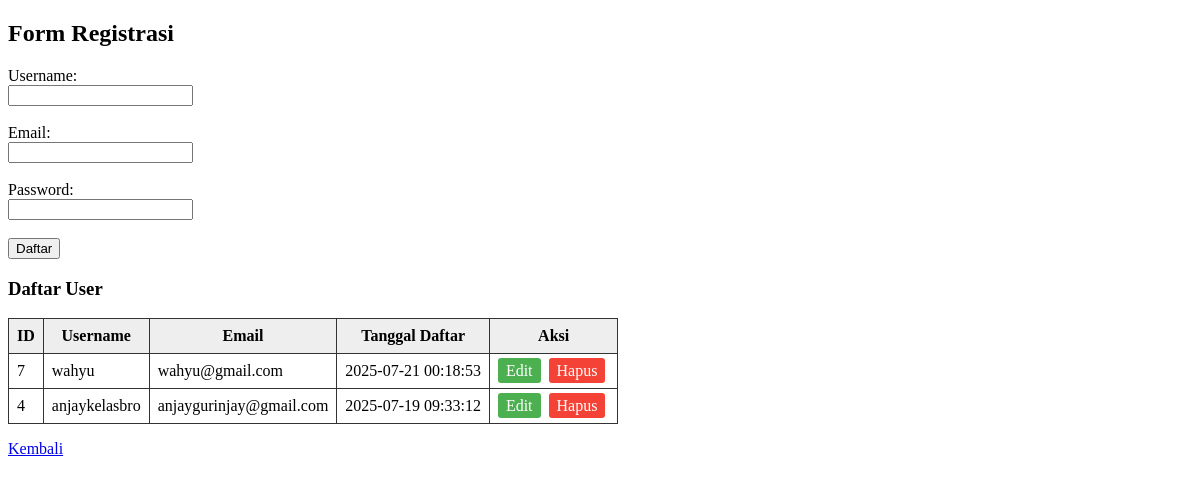
/studikasus/views/register-view.php, run on the app's committed database.
### tables this page shows
CREATE TABLE `users` (
  `id` int NOT NULL,
  `username` varchar(50) NOT NULL,
  `email` varchar(255) NOT NULL,
  `password` varchar(255) NOT NULL,
  `created_at` timestamp NULL DEFAULT CURRENT_TIMESTAMP,
  `updated_at` timestamp NULL DEFAULT CURRENT_TIMESTAMP ON UPDATE CURRENT_TIMESTAMP
);

### studikasus/views/register-view.php (the view, shortened to what this page needs)
<?php
require_once '../api/koneksi.php';
$editMode = false;
$editUser = [
    'id' => '',
    'username' => '',
    'email' => '',
];
$users = [];
$result = $conn->query("SELECT id, username, email, created_at FROM users ORDER BY id DESC");
if ($result) {
    while ($row = $result->fetch_assoc()) {
        $users[] = $row;
    }
}
?>
<!DOCTYPE html>
<html>
<head>
</head>
<body>
    <h2><?= $editMode ? 'Edit User' : 'Form Registrasi' ?></h2>
    <form method="post" action="">
        <label>Username:</label><br>
        <input type="text" name="username" value="<?= htmlspecialchars($editUser['username']); ?>" required><br><br>
        <label>Email:</label><br>
        <input type="email" name="email" value="<?= htmlspecialchars($editUser['email']); ?>" required><br><br>
        <?php if (!$editMode): ?>
            <label>Password:</label><br>
            <input type="password" name="password" required><br><br>
        <?php endif; ?>
        <input type="submit" name="<?= $editMode ? 'update' : 'register'; ?>" value="<?= $editMode ? 'Update' : 'Daftar'; ?>">
    </form>
    <h3>Daftar User</h3>
    <table>
        <thead>
            <tr>
                <th>ID</th>
                <th>Username</th>
                <th>Email</th>
                <th>Tanggal Daftar</th>
                <th>Aksi</th>
            </tr>
        </thead>
        <tbody>
            <?php if (empty($users)): ?>
                <tr><td colspan="5">Belum ada user.</td></tr>
            <?php else: ?>
                <?php foreach ($users as $user): ?>
                    <tr>
                        <td><?= $user['id']; ?></td>
                        <td><?= htmlspecialchars($user['username']); ?></td>
                        <td><?= htmlspecialchars($user['email']); ?></td>
                        <td><?= $user['created_at']; ?></td>
                        <td>
                            <a class="btn edit" href="?action=edit&id=<?= $user['id']; ?>">Edit</a>
                            <a class="btn delete" href="?action=delete&id=<?= $user['id']; ?>" onclick="return confirm('Yakin ingin menghapus user ini? Ini juga akan menghapus semua pesanan terkait!')">Hapus</a>
                        </td>
                    </tr>
                <?php endforeach; ?>
            <?php endif; ?>
        </tbody>
    </table>
    <p><a href="../index.php">Kembali</a></p>
</body>
</html>

### studikasus/views/register-view.php (style rules this page uses)
table, th, td { border: 1px solid #333; border-collapse: collapse; padding: 8px; }
th { background-color: #eee; }
.btn { text-decoration: none; padding: 4px 8px; margin-right: 4px; color: white; border-radius: 3px; }
.edit { background-color: #4CAF50; }
.delete { background-color: #f44336; }

### data on the page
users: id "7", username "wahyu", email "wahyu@gmail.com", created_at "2025-07-21 00:18:53"
users: id "4", username "anjaykelasbro", email "anjaygurinjay@gmail.com", created_at "2025-07-19 09:33:12"
